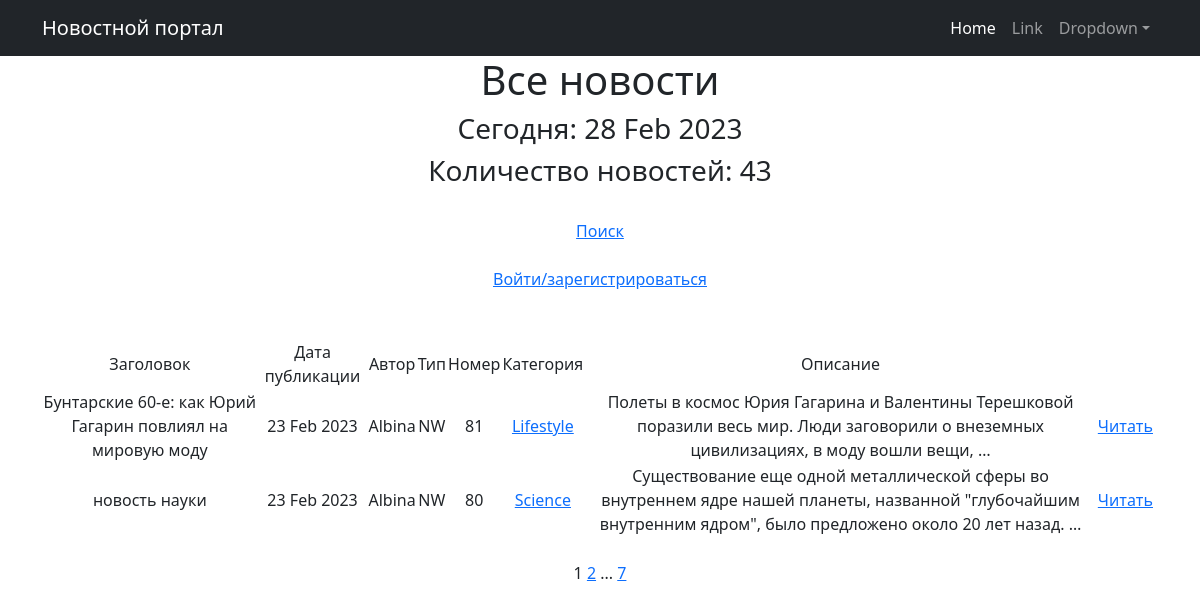
Page /news/ on the committed database.
### news/models.py (models this page shows, shortened)
class Post(models.Model):
    author = models.ForeignKey(Author, on_delete=models.CASCADE)
    NEWS = 'NW'
    ARTICLE = 'AR'
    CATEGORY_CHOICES = (
        (NEWS, 'Новость'),
        (ARTICLE, 'Статья'),
    )
    categoryType = models.CharField(max_length=2, choices=CATEGORY_CHOICES, default=ARTICLE)
    dateCreation = models.DateTimeField(auto_now_add=True)
    postCategory = models.ManyToManyField(Category, through='PostCategory')
    title = models.CharField(max_length=128)
    text = models.TextField()
    rating = models.SmallIntegerField(default=0)

class Author(models.Model):
    authorUser = models.OneToOneField(User, on_delete=models.CASCADE)
    ratingAuthor = models.SmallIntegerField(default=0)
    def __str__(self):
        return f'{self.authorUser.username}'

class Category(models.Model):
    name = models.CharField(max_length=64, unique=True)
    subscribers = models.ManyToManyField(User, related_name='categories')
    class Meta:
        verbose_name = 'Category'
        verbose_name_plural = 'Categories'

### news/views.py (the view, shortened to what this page needs)
# urls.py: path('', NewsList.as_view(), name='news'),
class NewsList(ListView):
    model = Post
    ordering = '-dateCreation'
    template_name = 'news.html'
    context_object_name = 'news'
    paginate_by = 7
    def get_queryset(self):
        queryset = super().get_queryset()
        self.filterset = NewsFilter(self.request.GET, queryset)
        return self.filterset.qs
    def get_context_data(self, **kwargs):
        context = super().get_context_data(**kwargs)
        context['all_news'] = Post.objects.all()
        context['filterset'] = self.filterset
        return context

### news/templatetags/custom_filters.py (called while the page is built)
@register.filter()
def censor(value):
    censor_replace = str(value)
    for key in censored_words.keys():
        censor_replace = censor_replace.replace(key, censored_words[key])
    return censor_replace

### news/templatetags/custom_tags.py (called while the page is built)
@register.simple_tag()
def current_time(format_string='%d %b %Y'):
   return datetime.utcnow().strftime(format_string)

@register.simple_tag(takes_context=True)
def url_replace(context, **kwargs):
   d = context['request'].GET.copy()
   for k, v in kwargs.items():
       d[k] = v
   return d.urlencode()

### templates/news.html (shortened to what this page needs)
{% extends 'flatpages/default.html' %}
{% load custom_filters %}
{% load custom_tags %}
{% block content %}
   <h1>Все новости</h1>
   <h3>Сегодня: {% current_time '%d %b %Y' %}</h3>
   <h3>Количество новостей: {{ all_news|length }}</h3>
<br>
<a href="{% url 'search' %}">Поиск</a><br><br>
{% if user.is_authenticated %}
<a href="{% url 'logout' %}">Выйти из аккаунта</a><br><br><br>
{% else %}
<a href="{% url 'login' %}">Войти/зарегистрироваться</a><br><br><br>
{% endif %}
       <table>
           <tr>
               <td>   Заголовок   </td>
               <td>   Дата публикации   </td>
               <td>   Автор   </td>
               <td>   Тип   </td>
               <td>   Номер   </td>
               <td>   Категория   </td>
               <td>  Описание   </td>
           </tr>
           {% for post in news %}
           {% for category in post.postCategory.all %}
           <tr>
               <td>{{ post.title|censor }}</td>
               <td>{{ post.dateCreation|date:'d M Y' }}</td>
               <td>{{ post.author }}</td>
               <td>{{ post.categoryType }}</td>
               <td>{{ post.pk }}</td>
               <td>
                   <a href = "{% url 'category_list' category.id %}">{{ category.name }}<a>
               </td>
               <td>{{ post.text|truncatewords:20|censor }}</td>
               <td><a href='{% url 'post_detail' post.id %}'>Читать</a></td>
               <td>
               </td>
               <td>
               </td>
           </tr>
           {% endfor %}
           {% endfor %}
       </table>
<br>
   {{ page_obj.number }}
   {% if page_obj.has_next %}
       <a href="?{% url_replace page=page_obj.next_page_number %}">{{ page_obj.next_page_number }}</a>
       {% if paginator.num_pages != page_obj.next_page_number %}
           ...
           <a href="?{% url_replace page=page_obj.paginator.num_pages %}">{{ page_obj.paginator.num_pages }}</a>
       {% endif %}
   {% endif %}
<br><br><br>
{% endblock content %}

### templates/flatpages/default.html (shortened to what this page needs)
<!DOCTYPE html>
<html lang="en">
    <head>
        {% load static %}
        <link href="{% static 'css/styles.css' %}" rel="stylesheet" />
    </head>
    <body>
        <nav class="navbar navbar-expand-lg navbar-dark bg-dark">
            <div class="container">
                <a class="navbar-brand" href="#">Новостной портал</a>
                <div class="collapse navbar-collapse" id="navbarSupportedContent">
                    <ul class="navbar-nav ms-auto mb-2 mb-lg-0">
                        <li class="nav-item"><a class="nav-link active" aria-current="page" href="#">Home</a></li>
                        <li class="nav-item"><a class="nav-link" href="#">Link</a></li>
                        <li class="nav-item dropdown">
                            <a class="nav-link dropdown-toggle" id="navbarDropdown" href="#" role="button" data-bs-toggle="dropdown" aria-expanded="false">Dropdown</a>
                        </li>
                    </ul>
                </div>
            </div>
        </nav>
        <div class="container">
           <div class="row">
               <div class="col-lg-12 text-center">
                   {% block content %}{% endblock content %}
               </div>
           </div>
        </div>
    </body>
</html>

### rows in the picture
Post: title|censor "Бунтарские 60-е: как Юрий Гагарин повлиял на мировую моду", dateCreation "23 Feb 2023", author "Albina", categoryType "NW", pk "81", text|censor "Полеты в космос Юрия Гагарина и Валентины Терешковой поразили весь мир. Люди заговорили о внеземных цивилизациях, в моду вошли вещи, …"
Category: name "Lifestyle"
Post: title|censor "новость науки", dateCreation "23 Feb 2023", author "Albina", categoryType "NW", pk "80", text|censor "Существование еще одной металлической сферы во внутреннем ядре нашей планеты, названной \"глубочайшим внутренним ядром\", было предложено около 20 лет назад. …"
Category: name "Science"

### other values in the picture
{{ all_news|length }} "43"
{{ page_obj.number }} "1"
{{ page_obj.next_page_number }} "2"
{{ page_obj.paginator.num_pages }} "7"
